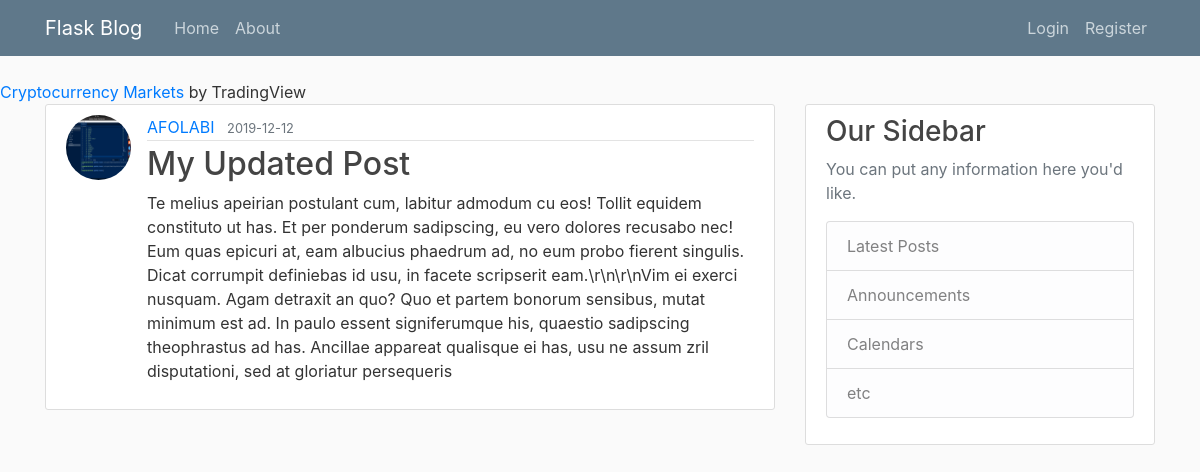
/post/7, run on an earlier commit of the app's database.
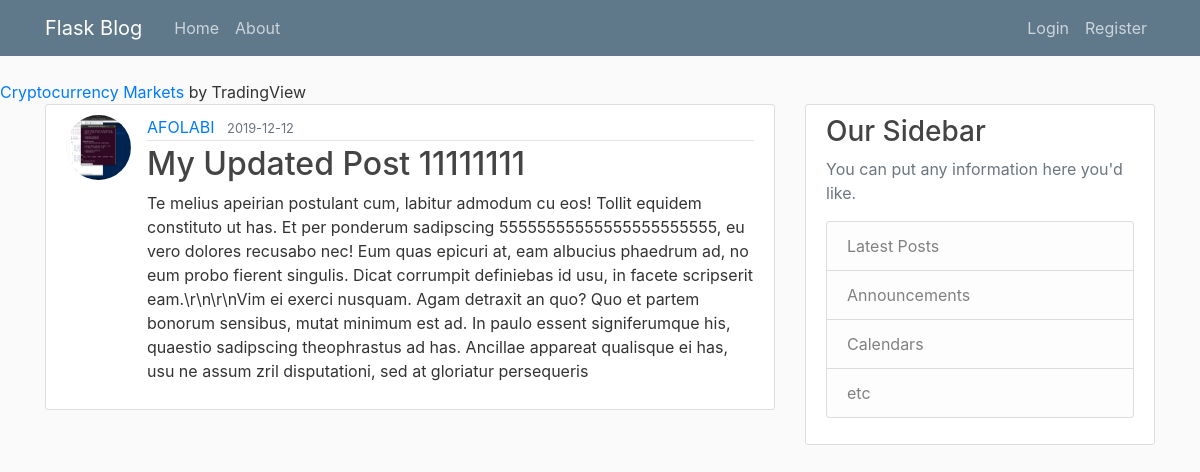
And on a later commit of the database.
### flask_intro/models.py (models this page shows, shortened)
class User(db.Model, UserMixin):
    id = db.Column(db.Integer, primary_key=True)
    fname = db.Column(db.String(20), unique=False, nullable=False)
    lname = db.Column(db.String(20), unique=False, nullable=False)
    email = db.Column(db.String(120), unique=True, nullable=False)
    image_file = db.Column(db.String(20), nullable=False, default='default.png')
    password = db.Column(db.String(60), nullable=False)
    posts = db.relationship('Post', backref='author', lazy=True)

class Post(db.Model):
    id = db.Column(db.Integer, primary_key=True)
    title = db.Column(db.String(100), nullable=False)
    date_posted = db.Column(db.DateTime, nullable=False, default=datetime.utcnow)
    content = db.Column(db.Text, nullable=False)
    user_id = db.Column(db.Integer, db.ForeignKey('user.id'), nullable=False)

### flask_intro/posts/route.py (the view)
@posts.route('/post/<int:post_id>')
def post(post_id):
    post = Post.query.get_or_404(post_id)
    return render_template('post.html', title=post.title, post=post)

### flask_intro/templates/post.html (shortened to what this page needs)
{% extends "layout.html" %}
{% block content %}
        <article class="media content-section">
          <img class="rounded-circle article-img" src="{{ url_for('static', filename='profile_pic/' + post.author.image_file) }}">
          <div class="media-body">
            <div class="article-metadata">
              <a class="mr-2" href="{{ url_for('users.user_post', fname=post.author.fname) }}">{{ post.author.fname }}</a>
              <small class="text-muted">{{ post.date_posted.strftime('%Y-%m-%d') }}</small>
            </div>
            <h2 class="article-title"> {{ post.title }}</h2>
            <p class="article-content">{{ post.content }}</p>
          </div>
        </article>
{% endblock content %}

What changed in the data, as far as the page shows it:
changed User "AFOLABI": image_file: a different picture
changed Post: title "My Updated Post" → "My Updated Post 11111111"; content "…has. Et per ponderum sadipscing, eu vero dolores recusabo…" → "…has. Et per ponderum sadipscing 55555555555555555555555, eu vero dolores recusabo…"
